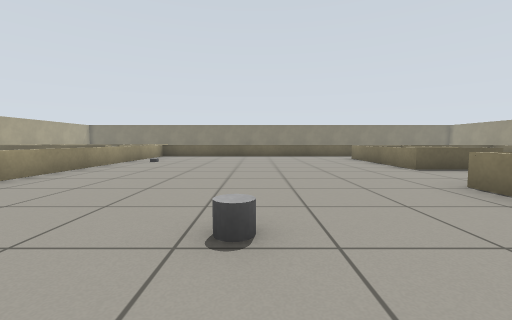
view 1 (above)

13 first-person views from a walk through a Gazebo world. The camera is 0.64 m above the floor, tilts 4° down and sees 90° across. The floor is counted in squares, 1 m on a side. Each view is taken from the middle of a square. On the plan, view 1 faces up. The plan holds only what a view shows up to about 9 squares ahead; the rest is blank.

view 2
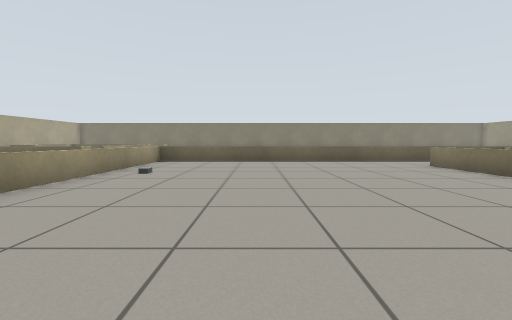

view 3
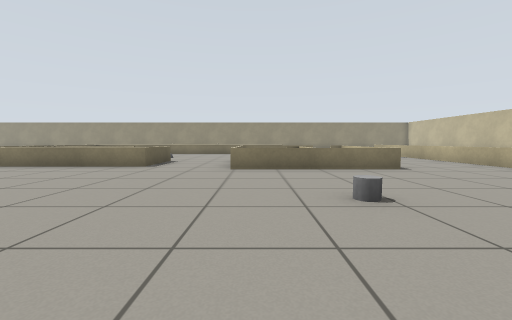

view 4
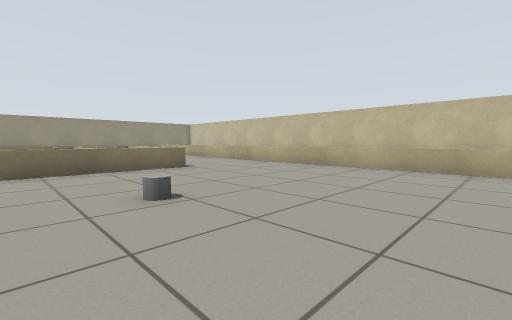

view 5
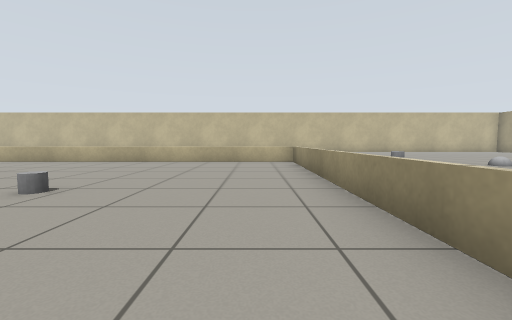

view 6
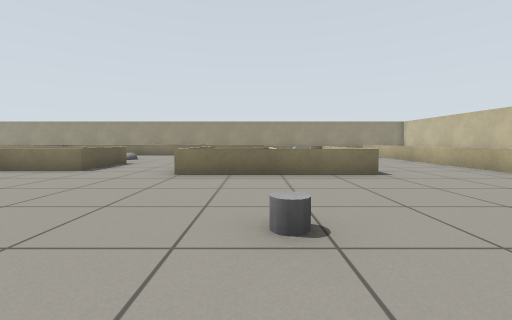

view 7
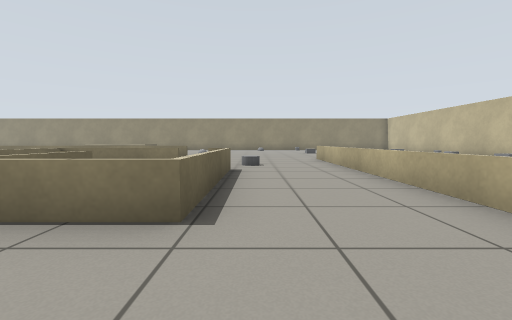

view 8
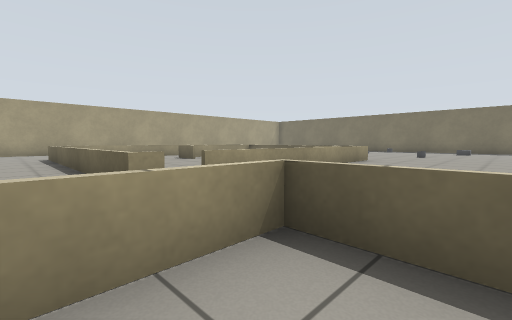

view 9
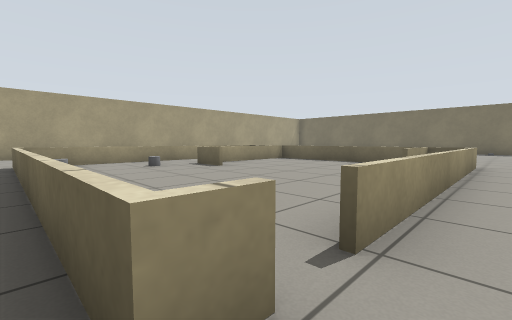

view 10
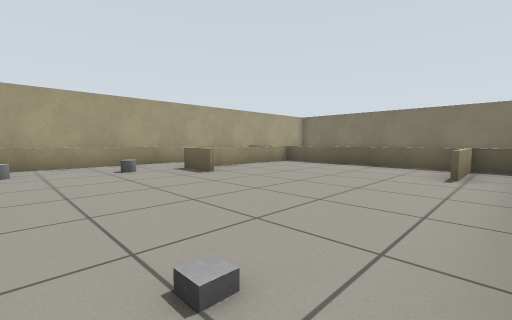

view 11
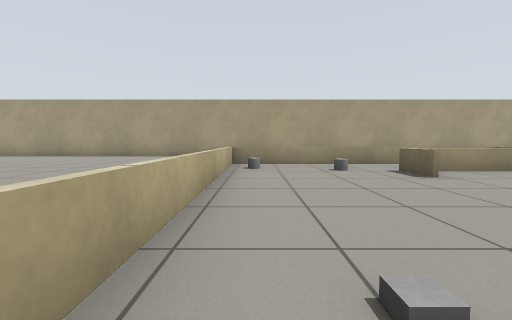

view 12
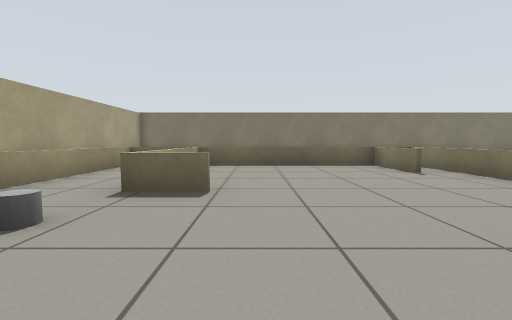

view 13
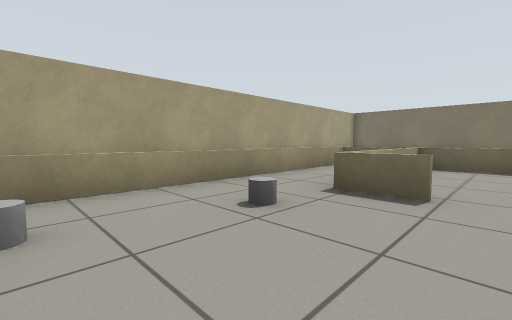

### Floor plan
Key: @ floor where view 1 was taken; # wall or solid block; x gap in a wall; . floor; = window, fence, low wall or low ledge; C grey cylinder; B grey ball; G grey box; O other object.
Columns run from 19 left of view 1 to 10 right of it. Each row starts with its distance up from view 1.
 21 #           .. ..
 20 #           .....
 19     =========....
 18     =.=....==....
 17 #   =.=.....=.
 16 #   =.=.....=.
 15 #   =.x=....=.
 14 #   =.C.....=.
 13 #   =......G=.
 12 #   =.C....... ============
 11 #...=========. =........
 10     .......    =.......===
  9                =.......=#=
  8    .....       =O......=#=
  7    .....       =.......=#=
  6    ....        =.......===.
  5    ...         =...........
  4    ..          =......====
  3                =......=====
  2                =...C..=== =
  1                =......=## x
  0                =...@..=====..
 -1                =...........C..
 -2          B.    =..............
 -3          ..    ===============
 -4          ..

Where each view was taken, in squares from view 1:
view 1: 0 up, 0 right, facing up
view 2: 3 up, 1 left, facing up
view 3: 3 up, 3 left, facing right
view 4: 3 up, 3 left, facing down-right
view 5: 5 up, 3 left, facing down
view 6: 2 up, 2 left, facing right
view 7: 1 down, 1 right, facing right
view 8: 10 up, 3 left, facing up-left
view 9: 11 up, 6 left, facing up-left
view 10: 12 up, 7 left, facing up-left
view 11: 12 up, 7 left, facing left
view 12: 12 up, 11 left, facing up
view 13: 12 up, 11 left, facing up-left
